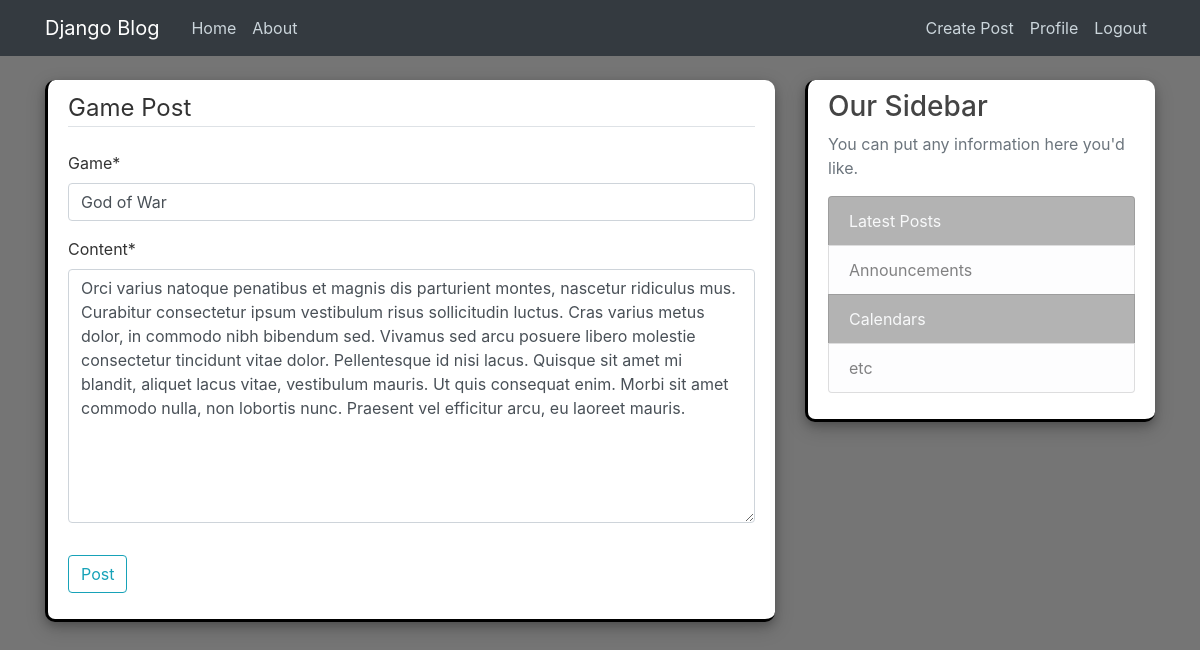
The app's page /post/13/update/ (signed in) with its own data.
### blog/models.py (models this page shows, shortened)
class Post(models.Model):
    game = models.CharField(max_length=100)
    content = models.TextField()
    date_published = models.DateTimeField(default=timezone.now)
    developer = models.ForeignKey(User, on_delete=models.CASCADE)

### blog/views.py (the view, shortened to what this page needs)
# urls.py: path('post/<int:pk>/update/', PostUpdateView.as_view(), name="post-update"),
class PostUpdateView(LoginRequiredMixin, UserPassesTestMixin, UpdateView):
    model = Post
    fields = ['game', 'content']
    def test_func(self):
        post = self.get_object()
        if self.request.user == post.developer:
            return True
        return False

### blog/templates/blog/post_form.html (shortened to what this page needs)
{% extends "blog/base.html" %}
{% load crispy_forms_tags %}
{% block section %}
    <div class="content-section block-border">
        <form method="POST">
            <fieldset class="form-group">
                <legend class="border-bottom mb-4">Game Post</legend>
                {{ form|crispy }}
            </fieldset>
            <div class="form-group">
                <button class="btn btn-outline-info" type="submit">Post</button>
            </div>
        </form>
    </div>
{% endblock section %}

### blog/static/blog/main.css (style rules this page uses)
body { background: #757575; color: #333333; margin-top: 5rem; }
.content-section { background: #ffffff; padding: 10px 20px; border: 1px solid #dddddd; border-radius: 3px; margin-bottom: 20px; }
.block-border { border-right: 20px; border-top: 20px; border-radius: 10px; border-color: black; border-width: 3px; box-shadow: 0 4px 8px 0 rgba(0, 0, 0, 0.2), 0 6px 20px 0 rgba(0, 0, 0, 0.19); }

### records on screen
Post: game "God of War", content "Orci varius natoque penatibus et magnis dis parturient montes, nascetur ridiculus mus. Curabitur consectetur ipsum vestibulum risus sollicitudin luctus. Cras varius metus dolor, in commodo nibh bibendum sed. Vivamus sed arcu posuere libero molestie consectetur tincidunt vitae dolor. Pellentesque id nisi lacus. Quisque sit amet mi blandit, aliquet lacus vitae, vestibulum mauris. Ut quis consequat enim. Morbi sit amet commodo nulla, non lobortis nunc. Praesent vel efficitur arcu, eu laoreet mauris."
